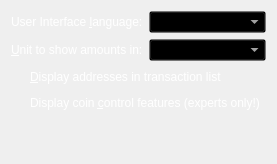
     <widget class="QWidget" name="tabDisplay">
      <attribute name="title">
       <string>&amp;Display</string>
      </attribute>
      <layout class="QVBoxLayout" name="verticalLayout_Display">
       <item>
        <layout class="QHBoxLayout" name="horizontalLayout_1_Display">
         <item>
          <widget class="QLabel" name="langLabel">
           <property name="palette">
            <palette>
             <active>
              <colorrole role="WindowText">
               <brush brushstyle="SolidPattern">
                <color alpha="255">
                 <red>255</red>
                 <green>255</green>
                 <blue>255</blue>
                </color>
               </brush>
              </colorrole>
              <colorrole role="Button">
               <brush brushstyle="SolidPattern">
                <color alpha="0">
                 <red>0</red>
                 <green>0</green>
                 <blue>0</blue>
                </color>
               </brush>
              </colorrole>
              <colorrole role="Text">
               <brush brushstyle="SolidPattern">
                <color alpha="255">
                 <red>255</red>
                 <green>255</green>
                 <blue>255</blue>
                </color>
               </brush>
              </colorrole>
              <colorrole role="ButtonText">
               <brush brushstyle="SolidPattern">
                <color alpha="255">
                 <red>255</red>
                 <green>255</green>
                 <blue>255</blue>
                </color>
               </brush>
              </colorrole>
              <colorrole role="Base">
               <brush brushstyle="SolidPattern">
                <color alpha="0">
                 <red>0</red>
                 <green>0</green>
                 <blue>0</blue>
                </color>
               </brush>
              </colorrole>
              <colorrole role="Window">
               <brush brushstyle="SolidPattern">
                <color alpha="0">
                 <red>0</red>
                 <green>0</green>
                 <blue>0</blue>
                </color>
               </brush>
              </colorrole>
             </active>
             <inactive>
              <colorrole role="WindowText">
               <brush brushstyle="SolidPattern">
                <color alpha="255">
                 <red>255</red>
                 <green>255</green>
                 <blue>255</blue>
                </color>
               </brush>
              </colorrole>
              <colorrole role="Button">
               <brush brushstyle="SolidPattern">
                <color alpha="0">
                 <red>0</red>
                 <green>0</green>
                 <blue>0</blue>
                </color>
               </brush>
              </colorrole>
              <colorrole role="Text">
               <brush brushstyle="SolidPattern">
                <color alpha="255">
                 <red>255</red>
                 <green>255</green>
                 <blue>255</blue>
                </color>
               </brush>
              </colorrole>
              <colorrole role="ButtonText">
               <brush brushstyle="SolidPattern">
                <color alpha="255">
                 <red>255</red>
                 <green>255</green>
                 <blue>255</blue>
                </color>
               </brush>
              </colorrole>
              <colorrole role="Base">
               <brush brushstyle="SolidPattern">
                <color alpha="0">
                 <red>0</red>
                 <green>0</green>
                 <blue>0</blue>
                </color>
               </brush>
              </colorrole>
              <colorrole role="Window">
               <brush brushstyle="SolidPattern">
                <color alpha="0">
                 <red>0</red>
                 <green>0</green>
                 <blue>0</blue>
                </color>
               </brush>
              </colorrole>
             </inactive>
             <disabled>
              <colorrole role="WindowText">
               <brush brushstyle="SolidPattern">
                <color alpha="255">
                 <red>255</red>
                 <green>255</green>
                 <blue>255</blue>
                </color>
               </brush>
              </colorrole>
              <colorrole role="Button">
               <brush brushstyle="SolidPattern">
                <color alpha="0">
                 <red>0</red>
                 <green>0</green>
                 <blue>0</blue>
                </color>
               </brush>
              </colorrole>
              <colorrole role="Text">
               <brush brushstyle="SolidPattern">
                <color alpha="255">
                 <red>255</red>
                 <green>255</green>
                 <blue>255</blue>
                </color>
               </brush>
              </colorrole>
              <colorrole role="ButtonText">
               <brush brushstyle="SolidPattern">
                <color alpha="255">
                 <red>255</red>
                 <green>255</green>
                 <blue>255</blue>
                </color>
               </brush>
              </colorrole>
              <colorrole role="Base">
               <brush brushstyle="SolidPattern">
                <color alpha="0">
                 <red>0</red>
                 <green>0</green>
                 <blue>0</blue>
                </color>
               </brush>
              </colorrole>
              <colorrole role="Window">
               <brush brushstyle="SolidPattern">
                <color alpha="0">
                 <red>0</red>
                 <green>0</green>
                 <blue>0</blue>
                </color>
               </brush>
              </colorrole>
             </disabled>
            </palette>
           </property>
           <property name="autoFillBackground">
            <bool>false</bool>
           </property>
           <property name="styleSheet">
            <string notr="true">background: transparent; color: rgb(255,255,255);</string>
           </property>
           <property name="text">
            <string>User Interface &amp;language:</string>
           </property>
           <property name="textFormat">
            <enum>Qt::PlainText</enum>
           </property>
           <property name="buddy">
            <cstring>lang</cstring>
           </property>
          </widget>
         </item>
         <item>
          <widget class="QValueComboBox" name="lang">
           <property name="palette">
            <palette>
             <active>
              <colorrole role="WindowText">
               <brush brushstyle="SolidPattern">
                <color alpha="255">
                 <red>255</red>
                 <green>255</green>
                 <blue>255</blue>
                </color>
               </brush>
              </colorrole>
              <colorrole role="Button">
               <brush brushstyle="SolidPattern">
                <color alpha="0">
                 <red>0</red>
                 <green>0</green>
                 <blue>0</blue>
                </color>
               </brush>
              </colorrole>
              <colorrole role="Text">
               <brush brushstyle="SolidPattern">
                <color alpha="255">
                 <red>255</red>
                 <green>255</green>
                 <blue>255</blue>
                </color>
               </brush>
              </colorrole>
              <colorrole role="ButtonText">
               <brush brushstyle="SolidPattern">
                <color alpha="255">
                 <red>255</red>
                 <green>255</green>
                 <blue>255</blue>
                </color>
               </brush>
              </colorrole>
              <colorrole role="Base">
               <brush brushstyle="SolidPattern">
                <color alpha="0">
                 <red>0</red>
                 <green>0</green>
                 <blue>0</blue>
                </color>
               </brush>
              </colorrole>
              <colorrole role="Window">
               <brush brushstyle="SolidPattern">
                <color alpha="0">
                 <red>0</red>
                 <green>0</green>
                 <blue>0</blue>
                </color>
               </brush>
              </colorrole>
             </active>
             <inactive>
              <colorrole role="WindowText">
               <brush brushstyle="SolidPattern">
                <color alpha="255">
                 <red>255</red>
                 <green>255</green>
                 <blue>255</blue>
                </color>
               </brush>
              </colorrole>
              <colorrole role="Button">
               <brush brushstyle="SolidPattern">
                <color alpha="0">
                 <red>0</red>
                 <green>0</green>
                 <blue>0</blue>
                </color>
               </brush>
              </colorrole>
              <colorrole role="Text">
               <brush brushstyle="SolidPattern">
                <color alpha="255">
                 <red>255</red>
                 <green>255</green>
                 <blue>255</blue>
                </color>
               </brush>
              </colorrole>
              <colorrole role="ButtonText">
               <brush brushstyle="SolidPattern">
                <color alpha="255">
                 <red>255</red>
                 <green>255</green>
                 <blue>255</blue>
                </color>
               </brush>
              </colorrole>
              <colorrole role="Base">
               <brush brushstyle="SolidPattern">
                <color alpha="0">
                 <red>0</red>
                 <green>0</green>
                 <blue>0</blue>
                </color>
               </brush>
              </colorrole>
              <colorrole role="Window">
               <brush brushstyle="SolidPattern">
                <color alpha="0">
                 <red>0</red>
                 <green>0</green>
                 <blue>0</blue>
                </color>
               </brush>
              </colorrole>
             </inactive>
             <disabled>
              <colorrole role="WindowText">
               <brush brushstyle="SolidPattern">
                <color alpha="255">
                 <red>255</red>
                 <green>255</green>
                 <blue>255</blue>
                </color>
               </brush>
              </colorrole>
              <colorrole role="Button">
               <brush brushstyle="SolidPattern">
                <color alpha="0">
                 <red>0</red>
                 <green>0</green>
                 <blue>0</blue>
                </color>
               </brush>
              </colorrole>
              <colorrole role="Text">
               <brush brushstyle="SolidPattern">
                <color alpha="255">
                 <red>255</red>
                 <green>255</green>
                 <blue>255</blue>
                </color>
               </brush>
              </colorrole>
              <colorrole role="ButtonText">
               <brush brushstyle="SolidPattern">
                <color alpha="255">
                 <red>255</red>
                 <green>255</green>
                 <blue>255</blue>
                </color>
               </brush>
              </colorrole>
              <colorrole role="Base">
               <brush brushstyle="SolidPattern">
                <color alpha="0">
                 <red>0</red>
                 <green>0</green>
                 <blue>0</blue>
                </color>
               </brush>
              </colorrole>
              <colorrole role="Window">
               <brush brushstyle="SolidPattern">
                <color alpha="0">
                 <red>0</red>
                 <green>0</green>
                 <blue>0</blue>
                </color>
               </brush>
              </colorrole>
             </disabled>
            </palette>
           </property>
           <property name="toolTip">
            <string>The user interface language can be set here. This setting will take effect after restarting Sterlingcoin.</string>
           </property>
           <property name="styleSheet">
            <string notr="true">background: transparent; color: rgb(255,255,255);</string>
           </property>
          </widget>
         </item>
        </layout>
       </item>
       <item>
        <layout class="QHBoxLayout" name="horizontalLayout_2_Display">
         <item>
          <widget class="QLabel" name="unitLabel">
           <property name="palette">
            <palette>
             <active>
              <colorrole role="WindowText">
               <brush brushstyle="SolidPattern">
                <color alpha="255">
                 <red>255</red>
                 <green>255</green>
                 <blue>255</blue>
                </color>
               </brush>
              </colorrole>
              <colorrole role="Button">
               <brush brushstyle="SolidPattern">
                <color alpha="0">
                 <red>0</red>
                 <green>0</green>
                 <blue>0</blue>
                </color>
               </brush>
              </colorrole>
              <colorrole role="Text">
               <brush brushstyle="SolidPattern">
                <color alpha="255">
                 <red>255</red>
                 <green>255</green>
                 <blue>255</blue>
                </color>
               </brush>
              </colorrole>
              <colorrole role="ButtonText">
               <brush brushstyle="SolidPattern">
                <color alpha="255">
                 <red>255</red>
                 <green>255</green>
                 <blue>255</blue>
                </color>
               </brush>
              </colorrole>
              <colorrole role="Base">
               <brush brushstyle="SolidPattern">
                <color alpha="0">
                 <red>0</red>
                 <green>0</green>
                 <blue>0</blue>
                </color>
               </brush>
              </colorrole>
              <colorrole role="Window">
               <brush brushstyle="SolidPattern">
                <color alpha="0">
                 <red>0</red>
                 <green>0</green>
                 <blue>0</blue>
                </color>
               </brush>
              </colorrole>
             </active>
             <inactive>
              <colorrole role="WindowText">
               <brush brushstyle="SolidPattern">
                <color alpha="255">
                 <red>255</red>
                 <green>255</green>
                 <blue>255</blue>
                </color>
               </brush>
              </colorrole>
              <colorrole role="Button">
               <brush brushstyle="SolidPattern">
                <color alpha="0">
                 <red>0</red>
                 <green>0</green>
                 <blue>0</blue>
                </color>
               </brush>
              </colorrole>
              <colorrole role="Text">
               <brush brushstyle="SolidPattern">
                <color alpha="255">
                 <red>255</red>
                 <green>255</green>
                 <blue>255</blue>
                </color>
               </brush>
              </colorrole>
              <colorrole role="ButtonText">
               <brush brushstyle="SolidPattern">
                <color alpha="255">
                 <red>255</red>
                 <green>255</green>
                 <blue>255</blue>
                </color>
               </brush>
              </colorrole>
              <colorrole role="Base">
               <brush brushstyle="SolidPattern">
                <color alpha="0">
                 <red>0</red>
                 <green>0</green>
                 <blue>0</blue>
                </color>
               </brush>
              </colorrole>
              <colorrole role="Window">
               <brush brushstyle="SolidPattern">
                <color alpha="0">
                 <red>0</red>
                 <green>0</green>
                 <blue>0</blue>
                </color>
               </brush>
              </colorrole>
             </inactive>
             <disabled>
              <colorrole role="WindowText">
               <brush brushstyle="SolidPattern">
                <color alpha="255">
                 <red>255</red>
                 <green>255</green>
                 <blue>255</blue>
                </color>
               </brush>
              </colorrole>
              <colorrole role="Button">
               <brush brushstyle="SolidPattern">
                <color alpha="0">
                 <red>0</red>
                 <green>0</green>
                 <blue>0</blue>
                </color>
               </brush>
              </colorrole>
              <colorrole role="Text">
               <brush brushstyle="SolidPattern">
                <color alpha="255">
                 <red>255</red>
                 <green>255</green>
                 <blue>255</blue>
                </color>
               </brush>
              </colorrole>
              <colorrole role="ButtonText">
               <brush brushstyle="SolidPattern">
                <color alpha="255">
                 <red>255</red>
                 <green>255</green>
                 <blue>255</blue>
                </color>
               </brush>
              </colorrole>
              <colorrole role="Base">
               <brush brushstyle="SolidPattern">
                <color alpha="0">
                 <red>0</red>
                 <green>0</green>
                 <blue>0</blue>
                </color>
               </brush>
              </colorrole>
              <colorrole role="Window">
               <brush brushstyle="SolidPattern">
                <color alpha="0">
                 <red>0</red>
                 <green>0</green>
                 <blue>0</blue>
                </color>
               </brush>
              </colorrole>
             </disabled>
            </palette>
           </property>
           <property name="autoFillBackground">
            <bool>false</bool>
           </property>
           <property name="styleSheet">
            <string notr="true">background: transparent; color: rgb(255,255,255);</string>
           </property>
           <property name="text">
            <string>&amp;Unit to show amounts in:</string>
           </property>
           <property name="textFormat">
            <enum>Qt::PlainText</enum>
           </property>
           <property name="buddy">
            <cstring>unit</cstring>
           </property>
          </widget>
         </item>
         <item>
          <widget class="QValueComboBox" name="unit">
           <property name="toolTip">
            <string>Choose the default subdivision unit to show in the interface and when sending coins.</string>
           </property>
           <property name="styleSheet">
            <string notr="true">background-color: rgb(0,0,0); background: transparent; color: rgb(255,255,255);</string>
           </property>
          </widget>
         </item>
        </layout>
       </item>
       <item>
        <widget class="QCheckBox" name="displayAddresses">
         <property name="palette">
          <palette>
           <active>
            <colorrole role="WindowText">
             <brush brushstyle="SolidPattern">
              <color alpha="255">
               <red>255</red>
               <green>255</green>
               <blue>255</blue>
              </color>
             </brush>
            </colorrole>
            <colorrole role="Button">
             <brush brushstyle="SolidPattern">
              <color alpha="0">
               <red>0</red>
               <green>0</green>
               <blue>0</blue>
              </color>
             </brush>
            </colorrole>
            <colorrole role="Text">
             <brush brushstyle="SolidPattern">
              <color alpha="255">
               <red>255</red>
               <green>255</green>
               <blue>255</blue>
              </color>
             </brush>
            </colorrole>
            <colorrole role="ButtonText">
             <brush brushstyle="SolidPattern">
              <color alpha="255">
               <red>255</red>
               <green>255</green>
               <blue>255</blue>
              </color>
             </brush>
            </colorrole>
            <colorrole role="Base">
             <brush brushstyle="SolidPattern">
              <color alpha="0">
               <red>0</red>
               <green>0</green>
               <blue>0</blue>
              </color>
             </brush>
            </colorrole>
            <colorrole role="Window">
             <brush brushstyle="SolidPattern">
              <color alpha="0">
               <red>0</red>
               <green>0</green>
               <blue>0</blue>
              </color>
             </brush>
            </colorrole>
           </active>
           <inactive>
            <colorrole role="WindowText">
             <brush brushstyle="SolidPattern">
              <color alpha="255">
               <red>255</red>
               <green>255</green>
               <blue>255</blue>
              </color>
             </brush>
            </colorrole>
            <colorrole role="Button">
             <brush brushstyle="SolidPattern">
              <color alpha="0">
               <red>0</red>
               <green>0</green>
               <blue>0</blue>
              </color>
             </brush>
            </colorrole>
            <colorrole role="Text">
             <brush brushstyle="SolidPattern">
              <color alpha="255">
               <red>255</red>
               <green>255</green>
               <blue>255</blue>
              </color>
             </brush>
            </colorrole>
            <colorrole role="ButtonText">
             <brush brushstyle="SolidPattern">
              <color alpha="255">
               <red>255</red>
               <green>255</green>
               <blue>255</blue>
              </color>
             </brush>
            </colorrole>
            <colorrole role="Base">
             <brush brushstyle="SolidPattern">
              <color alpha="0">
               <red>0</red>
               <green>0</green>
               <blue>0</blue>
              </color>
             </brush>
            </colorrole>
            <colorrole role="Window">
             <brush brushstyle="SolidPattern">
              <color alpha="0">
               <red>0</red>
               <green>0</green>
               <blue>0</blue>
              </color>
             </brush>
            </colorrole>
           </inactive>
           <disabled>
            <colorrole role="WindowText">
             <brush brushstyle="SolidPattern">
              <color alpha="255">
               <red>255</red>
               <green>255</green>
               <blue>255</blue>
              </color>
             </brush>
            </colorrole>
            <colorrole role="Button">
             <brush brushstyle="SolidPattern">
              <color alpha="0">
               <red>0</red>
               <green>0</green>
               <blue>0</blue>
              </color>
             </brush>
            </colorrole>
            <colorrole role="Text">
             <brush brushstyle="SolidPattern">
              <color alpha="255">
               <red>255</red>
               <green>255</green>
               <blue>255</blue>
              </color>
             </brush>
            </colorrole>
            <colorrole role="ButtonText">
             <brush brushstyle="SolidPattern">
              <color alpha="255">
               <red>255</red>
               <green>255</green>
               <blue>255</blue>
              </color>
             </brush>
            </colorrole>
            <colorrole role="Base">
             <brush brushstyle="SolidPattern">
              <color alpha="0">
               <red>0</red>
               <green>0</green>
               <blue>0</blue>
              </color>
             </brush>
            </colorrole>
            <colorrole role="Window">
             <brush brushstyle="SolidPattern">
              <color alpha="0">
               <red>0</red>
               <green>0</green>
               <blue>0</blue>
              </color>
             </brush>
            </colorrole>
           </disabled>
          </palette>
         </property>
         <property name="toolTip">
          <string>Whether to show Sterlingcoin addresses in the transaction list or not.</string>
         </property>
         <property name="autoFillBackground">
          <bool>false</bool>
         </property>
         <property name="styleSheet">
          <string notr="true">background: transparent; color: rgb(255,255,255);</string>
         </property>
         <property name="text">
          <string>&amp;Display addresses in transaction list</string>
         </property>
        </widget>
       </item>
       <item>
        <widget class="QCheckBox" name="coinControlFeatures">
         <property name="palette">
          <palette>
           <active>
            <colorrole role="WindowText">
             <brush brushstyle="SolidPattern">
              <color alpha="255">
               <red>255</red>
               <green>255</green>
               <blue>255</blue>
              </color>
             </brush>
            </colorrole>
            <colorrole role="Button">
             <brush brushstyle="SolidPattern">
              <color alpha="0">
               <red>0</red>
               <green>0</green>
               <blue>0</blue>
              </color>
             </brush>
            </colorrole>
            <colorrole role="Text">
             <brush brushstyle="SolidPattern">
              <color alpha="255">
               <red>255</red>
               <green>255</green>
               <blue>255</blue>
              </color>
             </brush>
            </colorrole>
            <colorrole role="ButtonText">
             <brush brushstyle="SolidPattern">
              <color alpha="255">
               <red>255</red>
               <green>255</green>
               <blue>255</blue>
              </color>
             </brush>
            </colorrole>
            <colorrole role="Base">
             <brush brushstyle="SolidPattern">
              <color alpha="0">
               <red>0</red>
               <green>0</green>
               <blue>0</blue>
              </color>
             </brush>
            </colorrole>
            <colorrole role="Window">
             <brush brushstyle="SolidPattern">
              <color alpha="0">
               <red>0</red>
               <green>0</green>
               <blue>0</blue>
              </color>
             </brush>
            </colorrole>
           </active>
           <inactive>
            <colorrole role="WindowText">
             <brush brushstyle="SolidPattern">
              <color alpha="255">
               <red>255</red>
               <green>255</green>
               <blue>255</blue>
              </color>
             </brush>
            </colorrole>
            <colorrole role="Button">
             <brush brushstyle="SolidPattern">
              <color alpha="0">
               <red>0</red>
               <green>0</green>
               <blue>0</blue>
              </color>
             </brush>
            </colorrole>
            <colorrole role="Text">
             <brush brushstyle="SolidPattern">
              <color alpha="255">
               <red>255</red>
               <green>255</green>
               <blue>255</blue>
              </color>
             </brush>
            </colorrole>
            <colorrole role="ButtonText">
             <brush brushstyle="SolidPattern">
              <color alpha="255">
               <red>255</red>
               <green>255</green>
               <blue>255</blue>
              </color>
             </brush>
            </colorrole>
            <colorrole role="Base">
             <brush brushstyle="SolidPattern">
              <color alpha="0">
               <red>0</red>
               <green>0</green>
               <blue>0</blue>
              </color>
             </brush>
            </colorrole>
            <colorrole role="Window">
             <brush brushstyle="SolidPattern">
              <color alpha="0">
               <red>0</red>
               <green>0</green>
               <blue>0</blue>
              </color>
             </brush>
            </colorrole>
           </inactive>
           <disabled>
            <colorrole role="WindowText">
             <brush brushstyle="SolidPattern">
              <color alpha="255">
               <red>255</red>
               <green>255</green>
               <blue>255</blue>
              </color>
             </brush>
            </colorrole>
            <colorrole role="Button">
             <brush brushstyle="SolidPattern">
              <color alpha="0">
               <red>0</red>
               <green>0</green>
               <blue>0</blue>
              </color>
             </brush>
            </colorrole>
            <colorrole role="Text">
             <brush brushstyle="SolidPattern">
              <color alpha="255">
               <red>255</red>
               <green>255</green>
               <blue>255</blue>
              </color>
             </brush>
            </colorrole>
            <colorrole role="ButtonText">
             <brush brushstyle="SolidPattern">
              <color alpha="255">
               <red>255</red>
               <green>255</green>
               <blue>255</blue>
              </color>
             </brush>
            </colorrole>
            <colorrole role="Base">
             <brush brushstyle="SolidPattern">
              <color alpha="0">
               <red>0</red>
               <green>0</green>
               <blue>0</blue>
              </color>
             </brush>
            </colorrole>
            <colorrole role="Window">
             <brush brushstyle="SolidPattern">
              <color alpha="0">
               <red>0</red>
               <green>0</green>
               <blue>0</blue>
              </color>
             </brush>
            </colorrole>
           </disabled>
          </palette>
         </property>
         <property name="toolTip">
          <string>Whether to show coin control features or not.</string>
         </property>
         <property name="autoFillBackground">
          <bool>false</bool>
         </property>
         <property name="styleSheet">
          <string notr="true">background: transparent; color: rgb(255,255,255);</string>
         </property>
         <property name="text">
          <string>Display coin &amp;control features (experts only!)</string>
         </property>
        </widget>
       </item>
       <item>
        <spacer name="verticalSpacer_Display">
         <property name="orientation">
          <enum>Qt::Vertical</enum>
         </property>
         <property name="sizeHint" stdset="0">
          <size>
           <width>20</width>
           <height>40</height>
          </size>
         </property>
        </spacer>
       </item>
      </layout>
     </widget>
